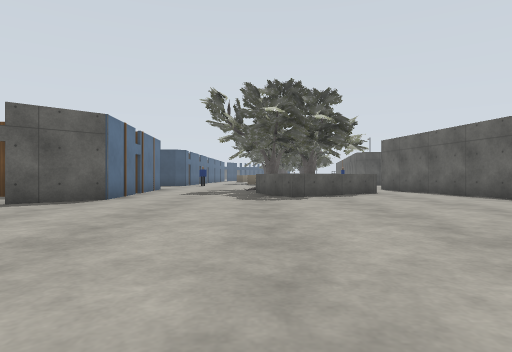
View 1 (above)

24 first-person views from a walk through a robot-simulator world made for Gazebo. The camera is 0.9 m above the floor, looks level and sees 75° across. The floor is counted in squares, 2 m on a side. Each view is taken from the middle of a square. On the plan, view 1 faces up. The plan holds only what a view shows up to about 9 squares ahead; the rest is blank. The place goes on beyond the plan. Simple patterns stand in for the simulator's built-in surfaces. Simple shapes stand in for some stock models.

View 2
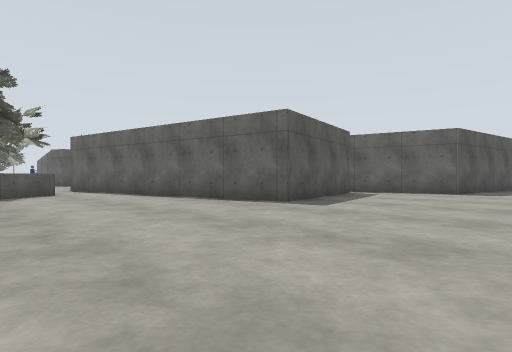

View 3
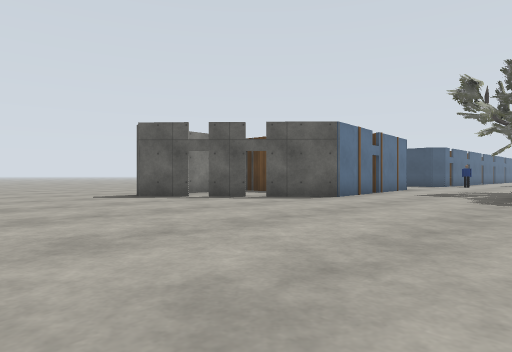

View 4
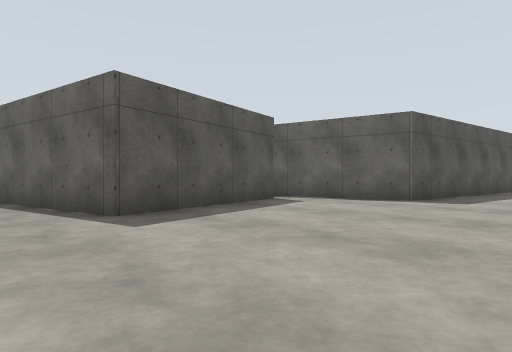

View 5
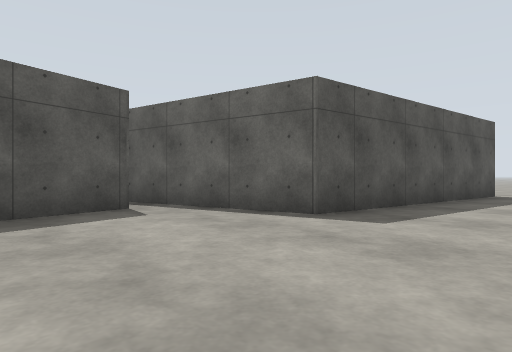

View 6
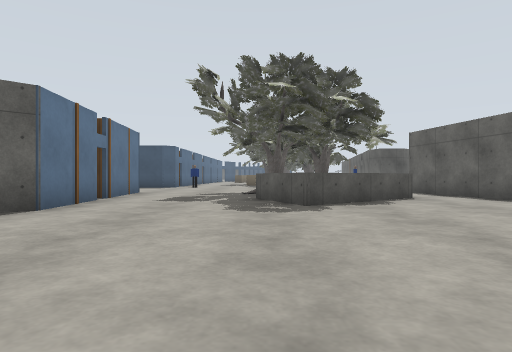

View 7
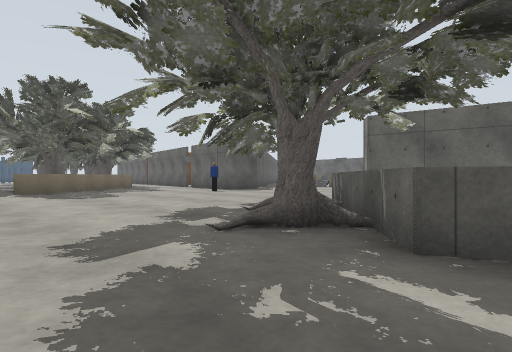

View 8
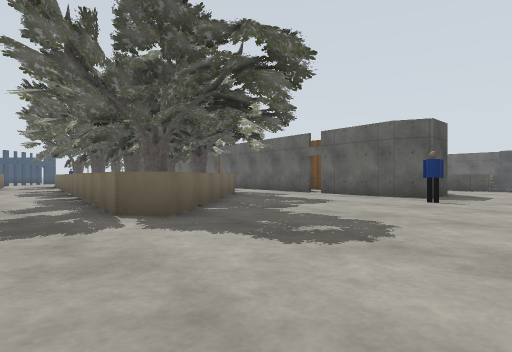

View 9
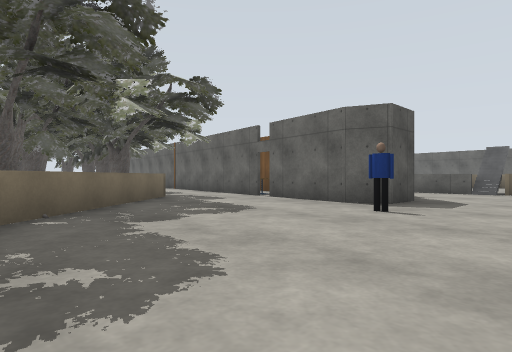

View 10
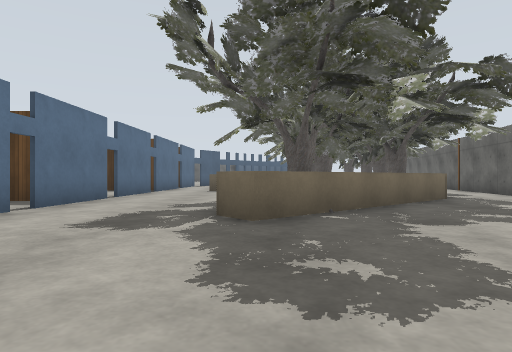

View 11
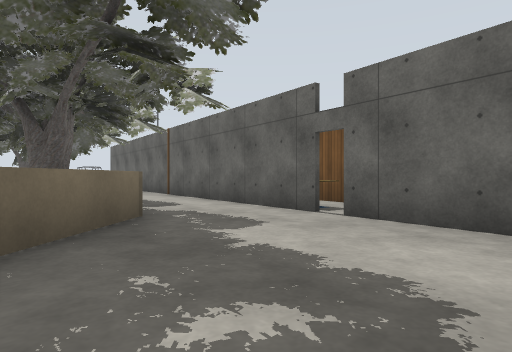

View 12
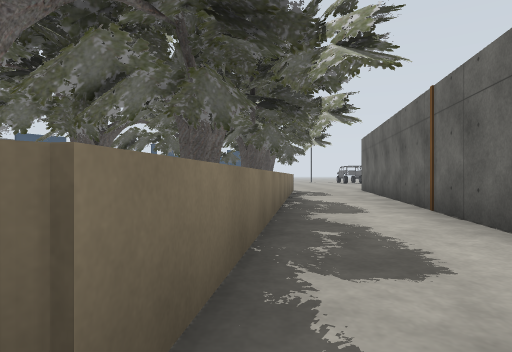

View 13
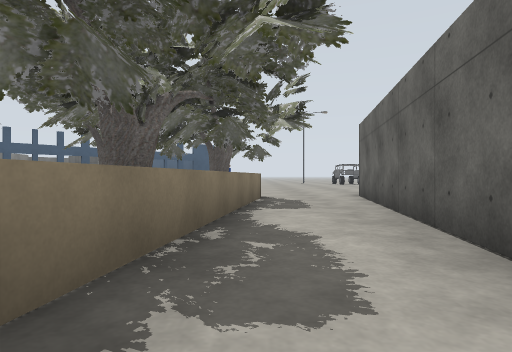

View 14
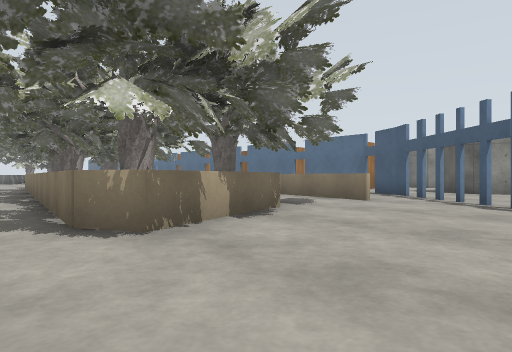

View 15
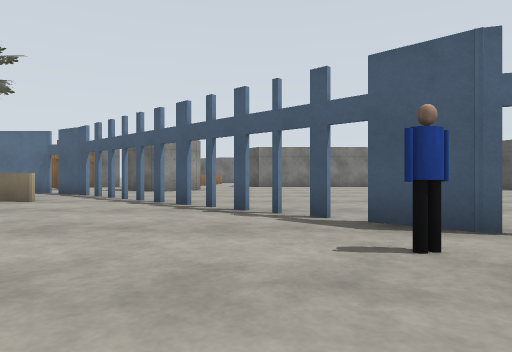

View 16
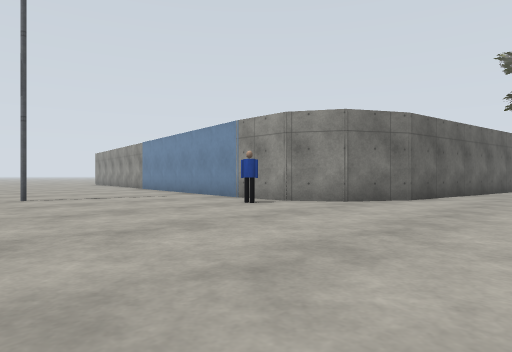

View 17
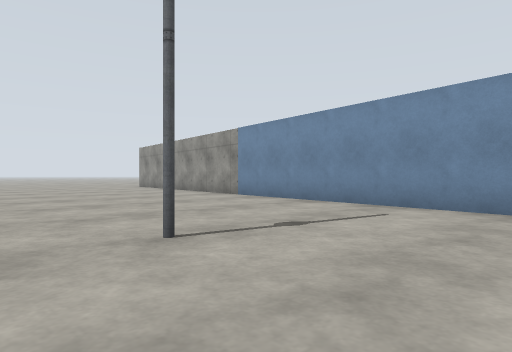

View 18
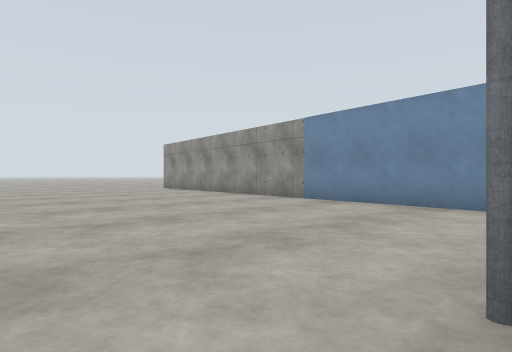

View 19
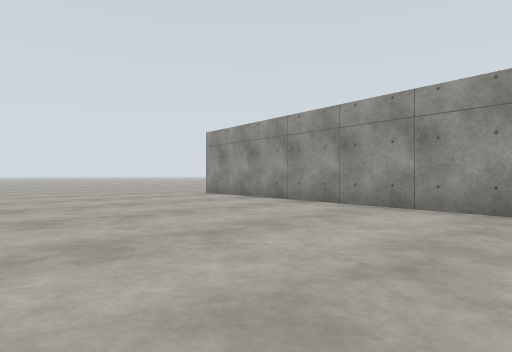

View 20
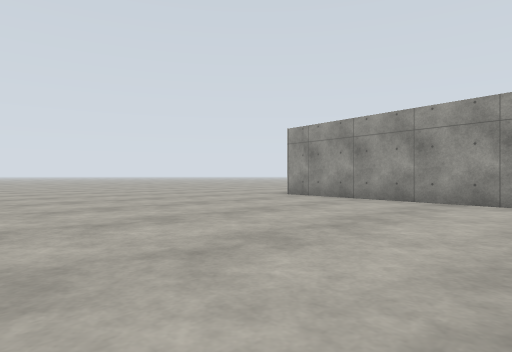

View 21
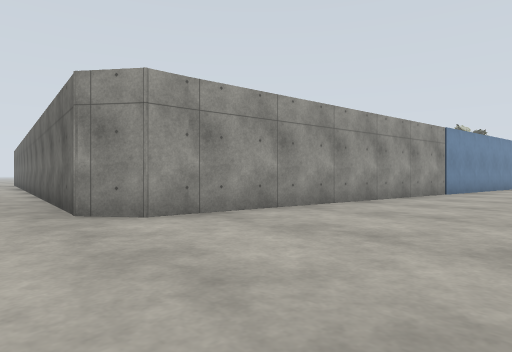

View 22
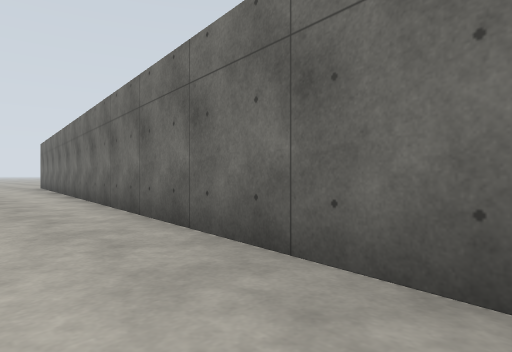

View 23
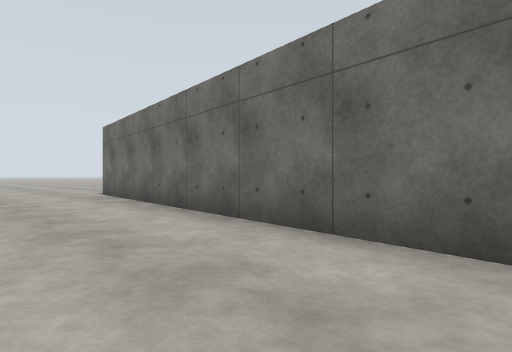

View 24
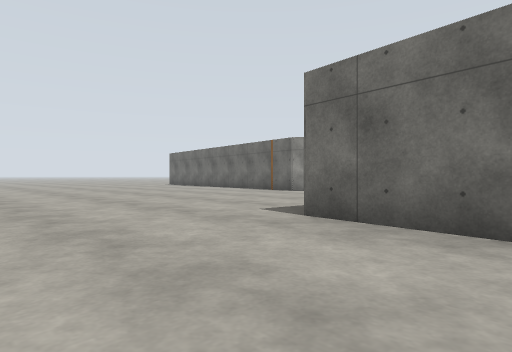

### Floor plan
Key: @ floor where view 1 was taken; # wall or solid block; x gap in a wall; . floor; = window, fence, low wall or low ledge; T oak tree; P person; L lamp; O other object.
Columns run from 6 left of view 1 to 25 right of it. Each row starts with its distance up from view 1.
 37            ............ .....
 36          #........L.............
 35         ##P.....................
 34        ##.......................
 33       .#.......P................
 32      .#........#####............
 31      #.....T..##   #########....
 30     ##=..TT#..#            ###..
 29    ## =.#TT#.##              #..
 28    # =.  T#..#               #..
 27    #      TT.#               #..
 26         TTT..#               #..
 25         TTT.##               #..
 24       .#TT#.#                #.
 23    x...TTT#.#               ##..
 22    #...TTT#.#               #...
 21    ....#TT.. #              #...
 20  ###..#TT#..O#              #...
 19    #..#T#..###              #...
 18    #..=....#                #..
 17     .......#   .=           #...
 16     ......P##...            #...
 15      ...........            #...
 14     .......                .....
 13      ......              .......
 12     ....TT              .......
 11    #...TT###            .......
 10    #..TT# ##             ......
  9    #..=#.=.#              .....
  8    #...==..#               ....
  7    #...=...#                ...
  6   ##.......#
  5 ###........#
  4 ##.........######
  3 #...............#
  2 ................#######
  1 .......................
  0    ...@...........

Where each view was taken, in squares from view 1:
view 1: 0 up, 0 right, facing up
view 2: 0 up, 1 right, facing up-right
view 3: 0 up, 1 right, facing up-left
view 4: 0 up, 4 right, facing up-right
view 5: 0 up, 7 right, facing up-right
view 6: 2 up, 0 right, facing up
view 7: 8 up, 2 left, facing up-right
view 8: 14 up, 2 left, facing up-right
view 9: 14 up, 0 right, facing up-right
view 10: 14 up, 0 right, facing up
view 11: 17 up, 2 right, facing up-right
view 12: 20 up, 4 right, facing up
view 13: 23 up, 5 right, facing up
view 14: 33 up, 6 right, facing down-left
view 15: 34 up, 6 right, facing left
view 16: 37 up, 5 right, facing down-right
view 17: 37 up, 10 right, facing down-right
view 18: 37 up, 12 right, facing down-right
view 19: 36 up, 16 right, facing down-right
view 20: 37 up, 18 right, facing down-right
view 21: 34 up, 25 right, facing down-left
view 22: 29 up, 25 right, facing down-left
view 23: 23 up, 25 right, facing down-left
view 24: 17 up, 25 right, facing down-left
